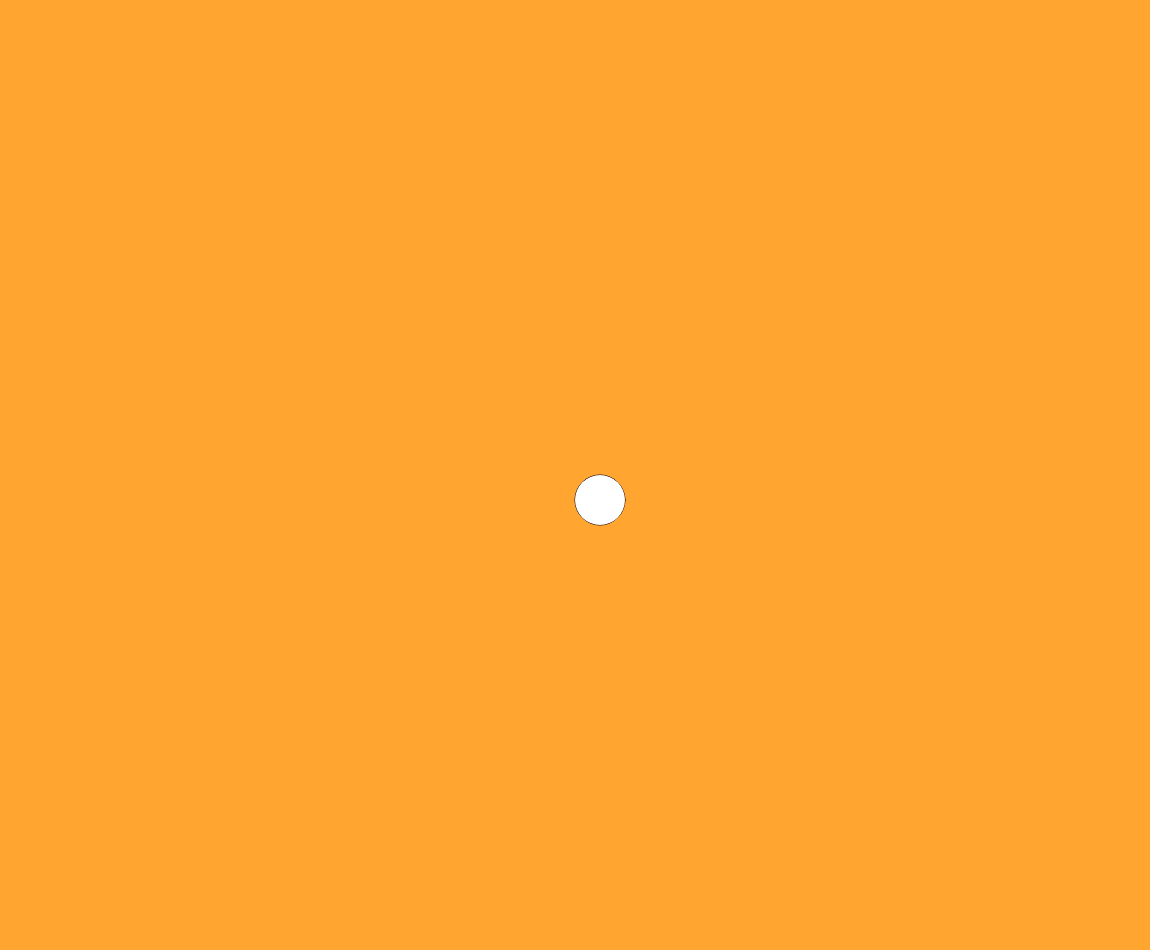
Frame 1 (no input)
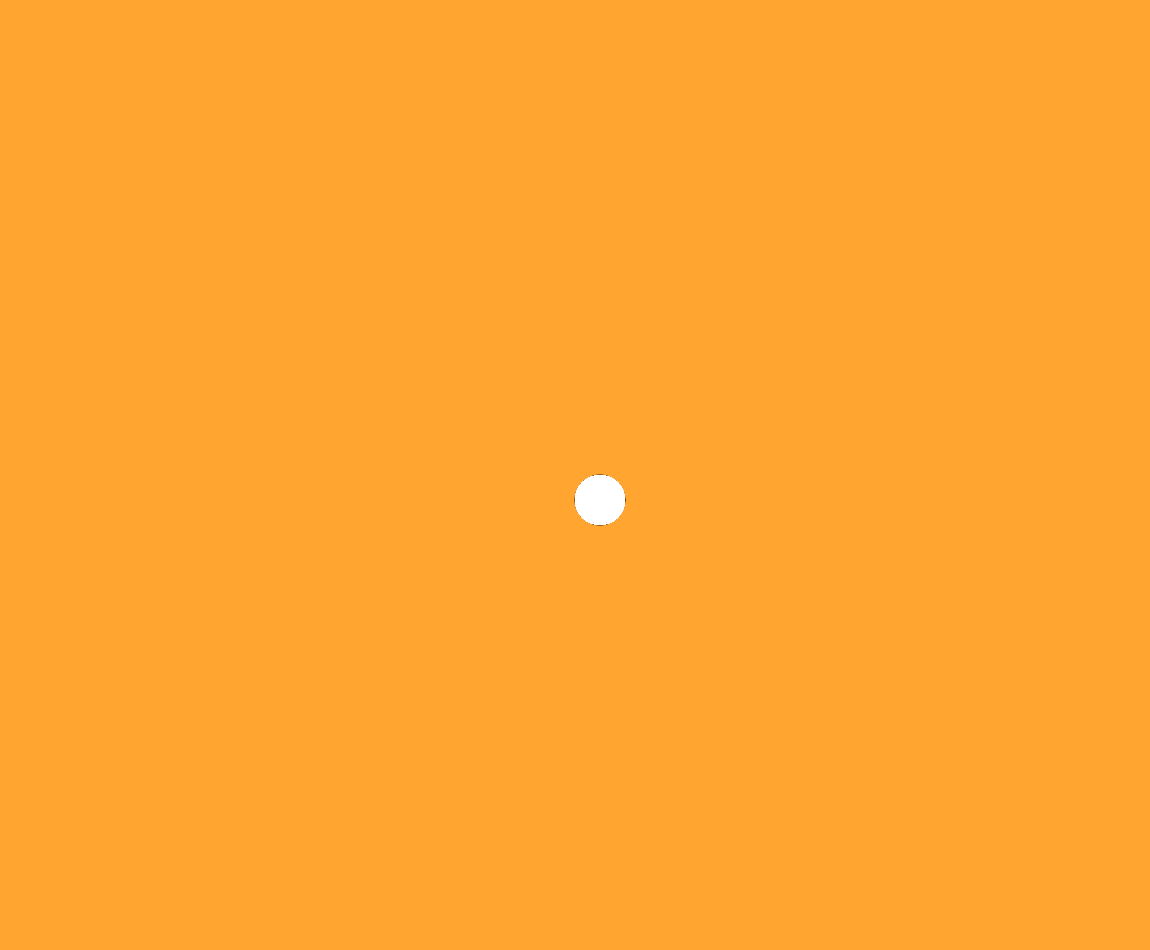
Frame 60 (no input)
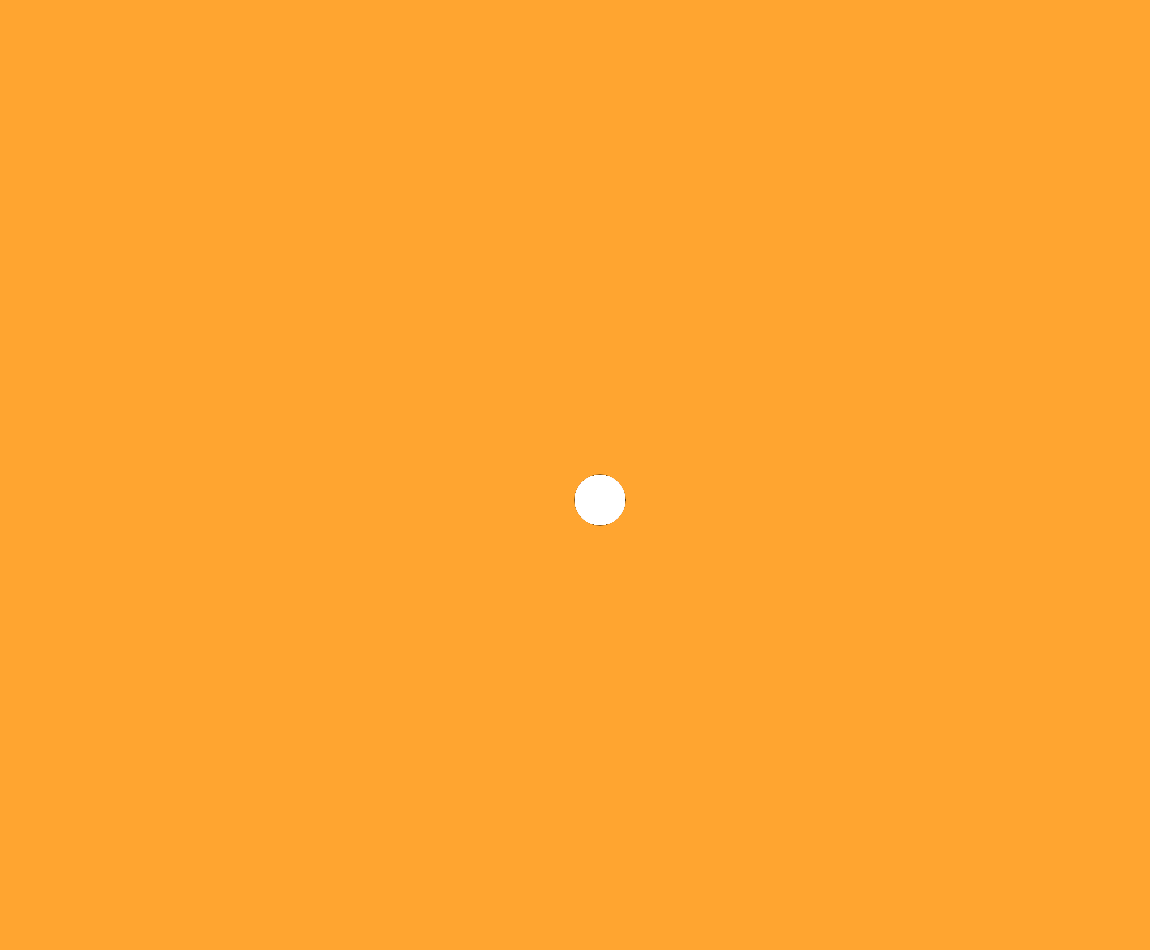
Frame 120 (the mouse pressed at the canvas centre since frame 60)

The p5.js sketch that drew these frames (run headless with seeded random() and noise() and a simulated clock; from frame 60 on, the mouse is pressed at the canvas centre):

// p5.js sketch
// ── sketch.js
var vector = [];
function setup() {
  createCanvas(windowWidth-50, windowHeight-50);
  
  player = new Player();
  food = new Food();
  frameRate(120);
}

function draw() {
	fill(255,0,0);
	player.draw();
	//food.draw();
	player.checkEat();
	player.checkMarginDistance();
}

function Vector(){
	this.x;
	this.y;
	
	this.getX = function(){
		return this.x;
	}
	this.getY = function(){
		return this.y;
	}
	this.setX = function(xcopy){
		this.x = xcopy;
	}
	this.setY = function(ycopy){
		this.y = ycopy;
	}
}

function keyPressed() {
  if (keyCode === LEFT_ARROW) {
    player.moveXLeft();
  } else if (keyCode === RIGHT_ARROW) {
    player.moveXRight();
  }else if (keyCode === UP_ARROW) {
    player.moveYUp();
  }else if (keyCode === DOWN_ARROW) {
    player.moveYDown();
  }
  
}

function addVect(){
	vect = new Vector();
	vect.setX(player.x);
	vect.setY(player.y);
	vector.push(vect);
	displayVect();
}

function displayVect(){
	for (var i=0; i<vector.length; i++) {
		fill(255);
		noStroke();
		ellipse(vector[i].getX(),vector[i].getY(),player.diameter,player.diameter);
		stroke(0);
	}
}

function randomDirection(){
	var X;
	var Y;
	
	if(player.directionX === "Left" || player.directionX === "Right"){
		X = int(random(0,2));

		if( X === 0){
			player.moveYDown();

		}else if(X === 1){
			player.moveYUp();

		}
	}else if(player.directionY === "Up" || player.directionY === "Down"){
		Y = int(random(0,2));
		if( Y === 0){
			player.moveXLeft();

		}else if(Y === 1){
			player.moveXRight();

		}
	}		
	
}
function Food(){
	this.x = random(windowWidth);
	this.y = random(windowHeight);
	this.diameter = random(15,25);
	
	this.draw = function(){
		ellipse(this.x,this.y,this.diameter,this.diameter);
	};
	this.respawn = function(){
		this.x = random(windowWidth);
		this.y = random(windowHeight);
	};
	this.getDiameter = function(){
		return this.diameter;
	};
	this.getX = function(){
		return this.x;
	};
	this.getY = function(){
		return this.y;
	};
}
  
 function Player(){
	this.x = windowWidth/2 //random(width);
	this.y = windowHeight/2 //random(height);
	this.diameter = 50 //random(10, 30);
	this.speed = 5;
	this.probability = int(random(0,10));
	this.directionX;  
	this.directionY;  
	this.viewDistance = 15;
	
	this.moveXLeft = function() {
		this.x -= this.speed;
		this.directionX = "Left";
		this.directionY = "";
	};
	this.moveXRight = function() {
		this.x += this.speed;
		this.directionX = "Right";
		this.directionY = "";
	};
	this.moveYUp = function() {
		this.y -= this.speed;
		this.directionY = "Up";
		this.directionX = "";
	};
	this.moveYDown = function() {
		this.y += this.speed;
		this.directionY = "Down";
		this.directionX = "";
	};
	
	this.draw = function (){
		//clear();
		background(255, 165, 48); 
		ellipse(this.x,this.y,this.diameter,this.diameter);
		addVect();

		if(this.directionX === "Left"){
			this.moveXLeft();
			this.directionY = "";
		}else if(this.directionX === "Right"){
			this.moveXRight();
			this.directionY = "";
		}else if(this.directionY === "Up"){
			this.moveYUp();
			this.directionX = "";
		}else if(this.directionY === "Down"){
			this.moveYDown();
			this.directionX = "";
		}
		if(this.probability === 6){
			randomDirection();
		}
		this.probability = int(random(0,10));
	};
	this.checkMarginDistance = function(){
		var centerDistanceX;
		var centerDistanceY;
		
		centerDistanceX = abs(int(windowWidth/2 - this.x));
		centerDistanceY = abs(int(windowHeight/2 - this.y));
		console.clear();
		/*console.log("X :" + centerDistanceX);
		console.log("Y :" + centerDistanceY);*/
	};
	this.checkEat = function(){
		var distanceX = abs(food.getX() - this.x);
		var distanceY = abs(food.getY() - this.y);
		var distance = sqrt((distanceY*distanceY) + (distanceX*distanceX));
		var sumDiameter = food.getDiameter()/2 + this.diameter/2;
		
		if(distance <= sumDiameter){
			food.respawn();
		}		
	};
	
	/*this.seekAndDestroy = function(){
		if(directionX
	};*/
	
 }
